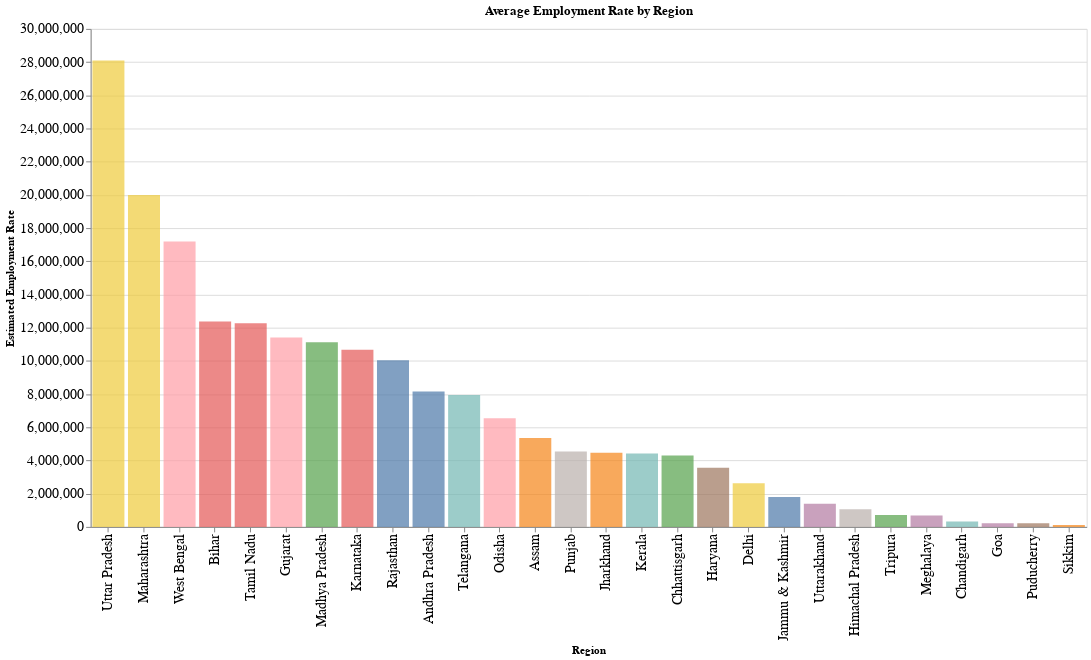

Source (notebook cell):
### Markdown cell above
**BAR PLOT SHOWING MEAN OF ESTIMATED EMPLOYMENT RATE REGION BY REGION**

### Code cell
# Group data by region and calculate mean employment rate
mean_employment_by_region = df.groupby('Region')['Estimated Employed'].mean().reset_index()

# Create the bar chart
bars = alt.Chart(mean_employment_by_region).mark_bar(opacity=0.7).encode(
    x=alt.X('Region', title='Region', sort='-y'),
    y=alt.Y('Estimated Employed', title='Estimated Employment Rate'),
    color=alt.Color('Region', legend=None),
    tooltip=['Region', alt.Tooltip('Estimated Employed', title='Mean Employment Rate')]).properties(title='Average Employment Rate by Region',
    width=1000,
    height=500)

# Combine the bars and annotations
chart = (bars)

# Show the chart
chart.configure(background='white').interactive().configure_axis(labelFontSize=14)

### Figure 1 — Vega-Lite specification as saved in the notebook (floating-point values rounded to 4 significant figures)
{"config": {"view": {"continuousWidth": 400, "continuousHeight": 300}, "axis": {"labelFontSize": 14}, "background": "white"}, "data": {"name": "data-d08e326b798fe3ec5fd0506bd6bc4fef"}, "mark": {"type": "bar", "opacity": 0.7}, "encoding": {"color": {"field": "Region", "legend": null, "type": "nominal"}, "tooltip": [{"field": "Region", "type": "nominal"}, {"field": "Estimated Employed", "title": "Mean Employment Rate", "type": "quantitative"}], "x": {"field": "Region", "sort": "-y", "title": "Region", "type": "nominal"}, "y": {"field": "Estimated Employed", "title": "Estimated Employment Rate", "type": "quantitative"}}, "height": 500, "selection": {"selector002": {"type": "interval", "bind": "scales", "encodings": ["x", "y"]}}, "title": "Average Employment Rate by Region", "width": 1000, "$schema": "https://vega.github.io/schema/vega-lite/v4.17.0.json", "datasets": {"data-d08e326b798fe3ec5fd0506bd6bc4fef": [{"Region": "Andhra Pradesh", "Estimated Employed": 8154000.0}, {"Region": "Assam", "Estimated Employed": 5355000.0}, {"Region": "Bihar", "Estimated Employed": 12370000.0}, {"Region": "Chandigarh", "Estimated Employed": 316800.0}, {"Region": "Chhattisgarh", "Estimated Employed": 4303000.0}, {"Region": "Delhi", "Estimated Employed": 2628000.0}, {"Region": "Goa", "Estimated Employed": 226300.0}, {"Region": "Gujarat", "Estimated Employed": 11400000.0}, {"Region": "Haryana", "Estimated Employed": 3557000.0}, {"Region": "Himachal Pradesh", "Estimated Employed": 1060000.0}, {"Region": "Jammu & Kashmir", "Estimated Employed": 1800000.0}, {"Region": "Jharkhand", "Estimated Employed": 4469000.0}, {"Region": "Karnataka", "Estimated Employed": 10670000.0}, {"Region": "Kerala", "Estimated Employed": 4426000.0}, {"Region": "Madhya Pradesh", "Estimated Employed": 11120000.0}, {"Region": "Maharashtra", "Estimated Employed": 19990000.0}, {"Region": "Meghalaya", "Estimated Employed": 689700.0}, {"Region": "Odisha", "Estimated Employed": 6546000.0}, {"Region": "Puducherry", "Estimated Employed": 212300.0}, {"Region": "Punjab", "Estimated Employed": 4539000.0}, {"Region": "Rajasthan", "Estimated Employed": 10040000.0}, {"Region": "Sikkim", "Estimated Employed": 106900.0}, {"Region": "Tamil Nadu", "Estimated Employed": 12270000.0}, {"Region": "Telangana", "Estimated Employed": 7940000.0}, {"Region": "Tripura", "Estimated Employed": 717000.0}, {"Region": "Uttar Pradesh", "Estimated Employed": 28090000.0}, {"Region": "Uttarakhand", "Estimated Employed": 1390000.0}, {"Region": "West Bengal", "Estimated Employed": 17200000.0}]}}
